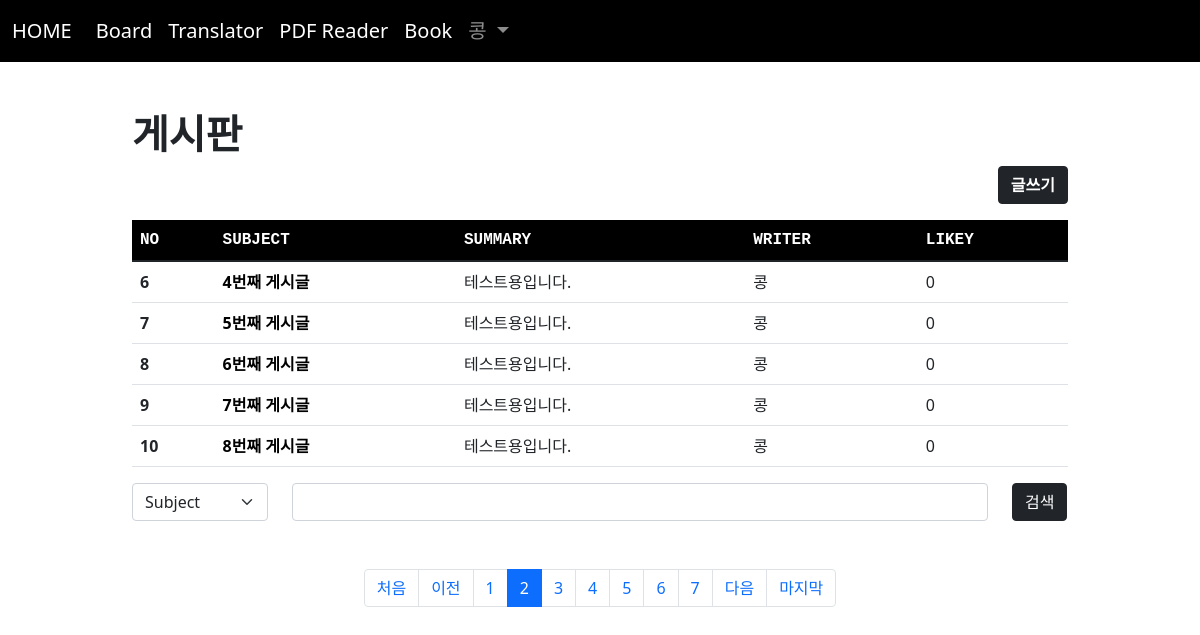
Page /board/index/?page=2&cate=&kw= (signed in) on the committed database.
### acc/models.py (models this page shows, shortened)
class User(AbstractUser):
    comment=models.TextField()
    age=models.IntegerField(default=0)
    point=models.IntegerField(default=0)
    pic=models.ImageField(upload_to='acc/%y/%m')

### board/models.py (models this page shows, shortened)
class Board(models.Model):
    subject=models.CharField(max_length=200)
    writer=models.ForeignKey(User, on_delete=models.CASCADE, related_name="writer")
    content=models.TextField()
    likey=models.ManyToManyField(User, blank=True, related_name='likey')
    pubdate=models.DateTimeField()
    def summary(self):
        if len(self.content) > 200:
            return f"{self.content[:200]} ..."
        return self.content

### board/views.py (the view)
# urls.py: path('index/', views.index, name="index"),
def index(request):
    cate = request.GET.get("cate","")
    kw = request.GET.get("kw","")
    pg = request.GET.get("page",1)
    if kw:
        if cate == 'sub':
            b = Board.objects.filter(subject__startswith=kw)
        elif cate == 'con':
            b = Board.objects.filter(content__contains=kw)
        else:
            from acc.models import User
            try:
                u = User.objects.get(username=kw)
                b = Board.objects.filter(writer=u)
            except:
                b = Board.objects.none()
    else:
        b = Board.objects.all()
    pag = Paginator(b, 5)
    obj = pag.get_page(pg)
    context={
        'blist' : obj,
        'cate' : cate,
        'kw' : kw
    }
    return render(request, "board/index.html", context)

### template/board/index.html (shortened to what this page needs)
{% extends 'base.html' %}
{% block con %}
    <div class="container mt-5 mb-5" style="width:80%;">
        <h1><b>게시판</b></h1>
        <div class="text-end">
            <a href="{% url 'board:create' %}" class="btn btn-dark" style="font-weight: bold;">글쓰기</a>
        </div>
        <table class="table table-hover mt-3" >
            <thead style="background-color: black; color:white; font-weight:bold; font-family: 'Courier New', Courier, monospace;">
                <tr>
                    <th scope="col">NO</th>
                    <th scope="col">SUBJECT</th>
                    <th scope="col">SUMMARY</th>
                    <th scope="col">WRITER</th>
                    <th scope="col">LIKEY</th>
                </tr>
            </thead>
            <tbody>
                {% if blist %}
                    {% for i in blist %}
                        <tr>
                            <th scope="row">{{ blist.start_index|add:forloop.counter0 }}</th>
                            <td><a class="det" href="{% url 'board:detail' i.id %}">{{ i.subject }}</a>
                            </td>
                            <td>{{ i.summary }}</td>
                            <td>{{ i.writer }}</td>
                            <td>{{ i.likey.count}}</td>
                        </tr>
                    {% endfor %}
                {% endif %}
            </tbody>
        </table>
        <form>
            <div class="row">
                <div class="col-lg-2">
                    <select class="form-select" aria-label="Default select example" name='cate'>
                        <option value="sub" {% if cate == 'sub' %}selected{% endif %}>Subject</option>
                    </select>
                </div>
                <div class="col-lg-9">
                    <input type="text" class='form-control' name='kw' value="{{kw}}">
                </div>
                <div class="col-lg-1">
                    <button class="btn btn-dark">검색</button>
                </div>
            </div>
        </form>
        <nav aria-label="Page navigation example" class='mt-5'>
            <ul class="pagination justify-content-center">
                {% if blist.has_previous %}
                    <li class="page-item">
                        <a class="page-link" href="{% url 'board:index' %}?page=1&cate={{cate}}&kw={{kw}}">처음</a>
                    </li>
                    <li class="page-item">
                        <a class="page-link" href="{% url 'board:index' %}?page={{ blist.previous_page_number }}&cate={{cate}}&kw={{kw}}">이전</a>
                    </li>
                {% endif %}
                {% for i in blist.paginator.page_range %}
                    {% if blist.number|add:5 >= i and blist.number|add:-5 <= i %}
                        <li class="page-item {% if blist.number == i %}active{% endif %}"><a class="page-link" href="{% url 'board:index' %}?page={{i}}&cate={{cate}}&kw={{kw}}">{{i}}</a></li>
                    {% endif %}
                {% endfor %}
                {% if blist.has_next %}
                    <li class="page-item">
                        <a class="page-link" href="{% url 'board:index' %}?page={{ blist.next_page_number }}&cate={{cate}}&kw={{kw}}">다음</a>
                    </li>
                    <li class="page-item">
                        <a class="page-link" href="{% url 'board:index' %}?page={{ blist.paginator.num_pages }}&cate={{cate}}&kw={{kw}}">마지막</a>
                    </li>
            {% endif %}
            </ul>
        </nav>
    </div>
{% endblock %}

### template/base.html (shortened to what this page needs)
<!doctype html>
<html lang="en">
    <head>
        <link href="https://cdn.jsdelivr.net/npm/bootstrap@5.1.3/dist/css/bootstrap.min.css" rel="stylesheet">
    </head>
    <body>
        {% if user.is_authenticated %}
        <nav class="navbar navbar-expand-lg navbar-dark" style="background-color: rgb(0, 0, 0); font-size: 20px;">
            <div class="container-fluid">
                <a class="navbar-brand" href="{% url 'acc:index' %}">HOME</a>
                <div class="collapse navbar-collapse" id="navbarSupportedContent">
                    <ul class="navbar-nav me-auto mb-2 mb-lg-0">
                        <li class="nav-item">
                            <a class="nav-link active" aria-current="page" href="{% url 'board:index' %}">Board</a>
                        </li>
                        <li class="nav-item">
                            <a class="nav-link active" aria-current="page" href="{% url 'trans:translator' %}">Translator</a>
                        </li>
                        <li class="nav-item">
                            <a class="nav-link active" aria-current="page" href="{% url 'pdfread:pdfreader' %}">PDF Reader</a>
                        </li>
                        <li class="nav-item">
                            <a class="nav-link active" aria-current="page" href="{% url 'book:index' %}">Book</a>
                        </li>
                        <li class="nav-item dropdown">
                            <a class="nav-link dropdown-toggle" href="#" id="navbarDropdown" role="button" data-bs-toggle="dropdown" aria-expanded="false">
                                {{ user.username }}
                            </a>
                        </li>
                    </div>
                </div>
            </nav>
            {% block con %}
            {% endblock %}
        {% endif %}
    </body>
</html>

### template/board/index.html (style rules this page uses)
a.det { text-decoration: none; color: black; font-weight: bold; }

### rows in the picture
User: username "콩"
Board: start_index|add "6", subject "4번째 게시글", summary "테스트용입니다.", writer "콩", likey.count "0"
Board: start_index|add "7", subject "5번째 게시글", summary "테스트용입니다.", writer "콩", likey.count "0"
Board: start_index|add "8", subject "6번째 게시글", summary "테스트용입니다.", writer "콩", likey.count "0"
Board: start_index|add "9", subject "7번째 게시글", summary "테스트용입니다.", writer "콩", likey.count "0"
Board: start_index|add "10", subject "8번째 게시글", summary "테스트용입니다.", writer "콩", likey.count "0"

### other values in the picture
{{ i }} "1" "2" "3" "4" "5" "6" "7"
